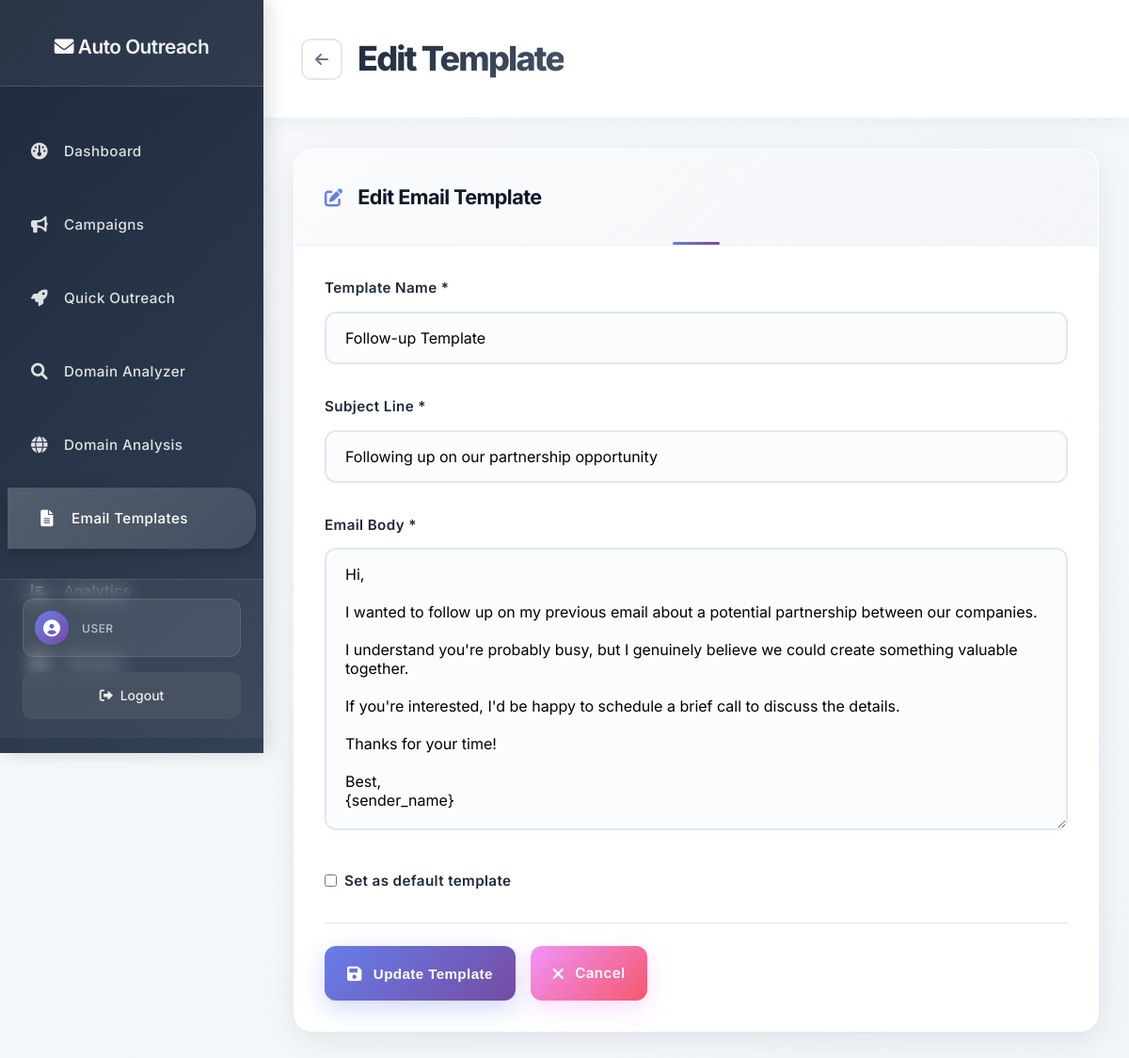
/templates.php?action=edit&id=2 (signed in), run on the app's committed database.
### tables this page shows
CREATE TABLE IF NOT EXISTS email_templates (
    id INT AUTO_INCREMENT PRIMARY KEY,
    name VARCHAR(255) NOT NULL,
    subject VARCHAR(500) NOT NULL,
    body TEXT NOT NULL,
    variables JSON,
    is_default VARCHAR(255) DEFAULT NULL,
    created_at TIMESTAMP DEFAULT CURRENT_TIMESTAMP,
    updated_at TIMESTAMP DEFAULT CURRENT_TIMESTAMP ON UPDATE CURRENT_TIMESTAMP
);

### config/config_loader.php (called while the page is built, shortened)
<?php
class ConfigLoader {
    private static function loadEnvironment() {
        $envFile = __DIR__ . '/../.env';
        $lines = file($envFile, FILE_IGNORE_NEW_LINES | FILE_SKIP_EMPTY_LINES);
        foreach ($lines as $line) {
            if (strpos($line, '=') !== false && !str_starts_with(trim($line), '#')) {
                list($key, $value) = explode('=', $line, 2);
                $key = trim($key);
                $value = trim($value);
                if ((str_starts_with($value, '"') && str_ends_with($value, '"')) ||
                    (str_starts_with($value, "'") && str_ends_with($value, "'"))) {
                    $value = substr($value, 1, -1);
                }
            }
        }
    }
    public static function getDatabaseConfig() {
        return [
            'host' => $_ENV['DB_HOST'],
            'username' => $_ENV['DB_USERNAME'],
            'password' => $_ENV['DB_PASSWORD'] ?? '',
            'database' => $_ENV['DB_DATABASE']
        ];
    }
}
?>

### config/database.php (called while the page is built, shortened)
<?php
require_once __DIR__ . '/config_loader.php';
class Database {
    private $host;
    private $username;
    private $password;
    private $database;
    private $connection;
    private function loadConfig() {
        $config = ConfigLoader::getDatabaseConfig();
        $this->host = $config['host'];
        $this->username = $config['username'];
        $this->password = $config['password'];
        $this->database = $config['database'];
    }
    private function connect() {
        try {
            $this->connection = new PDO(
                "mysql:host={$this->host};dbname={$this->database};charset=utf8mb4",
                $this->username,
                $this->password,
                [
                    PDO::ATTR_ERRMODE => PDO::ERRMODE_EXCEPTION,
                    PDO::ATTR_DEFAULT_FETCH_MODE => PDO::FETCH_ASSOC,
                    PDO::ATTR_EMULATE_PREPARES => false
                ]
            );
            $phpTimezone = date_default_timezone_get();
            $mysqlTimezone = $phpTimezone === 'Europe/Berlin' ? '+01:00' : '+00:00';
            $this->connection->exec("SET time_zone = '$mysqlTimezone'");
        } catch (PDOException $e) {
            die("Database connection failed: " . $e->getMessage());
        }
    }
    public function query($sql, $params = []) {
        try {
            $stmt = $this->connection->prepare($sql);
            $cleanParams = [];
            foreach ($params as $key => $value) {
                if (is_array($value)) {
                    $cleanParams[$key] = json_encode($value);
                } else {
                    $cleanParams[$key] = $value;
                }
            }
            $stmt->execute($cleanParams);
            return $stmt;
        } catch (PDOException $e) {
            throw new Exception("Query failed: " . $e->getMessage());
        }
    }
    public function fetchOne($sql, $params = []) {
        return $this->query($sql, $params)->fetch();
    }
}
?>

### classes/EmailTemplate.php (called while the page is built, shortened)
<?php
require_once __DIR__ . '/../config/database.php';
class EmailTemplate {
    private $db;
    public function __construct() {
        $this->db = new Database();
    }
    public function getById($id) {
        $sql = "SELECT * FROM email_templates WHERE id = ?";
        return $this->db->fetchOne($sql, [$id]);
    }
}
?>

### templates.php (the view, shortened to what this page needs)
<?php
require_once 'classes/EmailTemplate.php';
$emailTemplate = new EmailTemplate();
$action = $_GET['action'] ?? 'list';
$templateId = $_GET['id'] ?? null;
$templates = $emailTemplate->getAll();
$currentTemplate = null;
if ($templateId && in_array($action, ['edit', 'view', 'preview'])) {
    $currentTemplate = $emailTemplate->getById($templateId);
}
?>
<!DOCTYPE html>
<html lang="en">
<head>
    <link rel="stylesheet" href="assets/css/style.css">
    <link href="https://cdnjs.cloudflare.com/ajax/libs/font-awesome/6.0.0/css/all.min.css" rel="stylesheet">
</head>
<body>
    <?php include 'includes/navigation.php'; ?>
    <main class="main-content">
        <header class="top-header">
            <div class="header-left">
                <?php if ($action !== 'list'): ?>
                <button onclick="goBack()" class="back-btn" title="Go Back">
                    <i class="fas fa-arrow-left"></i>
                </button>
                <?php endif; ?>
                <h1>
                    <?php
                    switch ($action) {
                        case 'edit':
                            echo 'Edit Template';
                            break;
                    }
                    ?>
                </h1>
            </div>
        </header>
        <div style="padding: 2rem;">
            <?php if ($action === 'list'): ?>
                <div class="card">
                    <div class="card-header">
                        <h3><i class="fas fa-file-text"></i> All Email Templates</h3>
                        <a href="templates.php?action=new" class="btn btn-primary">
                            <i class="fas fa-plus"></i> New Template
                        </a>
                    </div>
                    <div class="card-body">
                        <?php if (!empty($templates)): ?>
                            <table class="table">
                                <thead>
                                    <tr>
                                        <th>Template Name</th>
                                        <th>Subject Line</th>
                                        <th>Created</th>
                                    </tr>
                                </thead>
                                <tbody>
                                    <?php foreach ($templates as $template): ?>
                                        <tr class="clickable-row" onclick="window.location.href='templates.php?action=preview&id=<?php echo $template['id']; ?>'">
                                            <td>
                                                <strong><?php echo htmlspecialchars($template['name']); ?></strong>
                                                <?php if ($template['is_default']): ?>
                                                    <span class="badge badge-primary">Default</span>
                                                <?php endif; ?>
                                            </td>
                                            <td><?php echo htmlspecialchars(substr($template['subject'], 0, 50)) . (strlen($template['subject']) > 50 ? '...' : ''); ?></td>
                                            <td><?php echo date('M j, Y', strtotime($template['created_at'])); ?></td>
                                        </tr>
                                    <?php endforeach; ?>
                                </tbody>
                            </table>
                            <div class="info-box mt-3">
                                <h4><i class="fas fa-info-circle"></i> Template Variables</h4>
                                <p>You can use the following variables in your templates:</p>
                                <div class="variable-grid">
                                    <div class="variable-item">
                                        <code>{DOMAIN}</code>
                                        <span>Target domain name</span>
                                    </div>
                                    <div class="variable-item">
                                        <code>{RECIPIENT_EMAIL}</code>
                                        <span>Recipient's email address</span>
                                    </div>
                                    <div class="variable-item">
                                        <code>{SENDER_NAME}</code>
                                        <span>Your name/company</span>
                                    </div>
                                    <div class="variable-item">
                                        <code>{TOPIC_AREA}</code>
                                        <span>Relevant topic/industry</span>
                                    </div>
                                    <div class="variable-item">
                                        <code>{INDUSTRY}</code>
                                        <span>Industry focus</span>
                                    </div>
                                </div>
                            </div>
                        <?php else: ?>
                            <div class="empty-state">
                                <i class="fas fa-file-text"></i>
                                <p>No email templates created yet.</p>
                                <a href="templates.php?action=new" class="btn btn-primary">
                                    <i class="fas fa-plus"></i> Create Your First Template
                                </a>
                            </div>
                        <?php endif; ?>
                    </div>
                </div>
            <?php elseif ($action === 'edit' && $currentTemplate): ?>
                <div class="card">
                    <div class="card-header">
                        <h3><i class="fas fa-edit"></i> Edit Email Template</h3>
                    </div>
                    <div class="card-body">
                        <form method="POST" action="templates.php?action=update&id=<?php echo $currentTemplate['id']; ?>">
                            <div class="form-group">
                                <label for="name">Template Name *</label>
                                <input type="text" id="name" name="name" class="form-control" required
                                       value="<?php echo htmlspecialchars($currentTemplate['name']); ?>">
                            </div>
                            <div class="form-group">
                                <label for="subject">Subject Line *</label>
                                <input type="text" id="subject" name="subject" class="form-control" required
                                       value="<?php echo htmlspecialchars($currentTemplate['subject']); ?>">
                            </div>
                            <div class="form-group">
                                <label for="body">Email Body *</label>
                                <textarea id="body" name="body" class="form-control" style="min-height: 300px;" required><?php echo htmlspecialchars($currentTemplate['body']); ?></textarea>
                            </div>
                            <div class="form-group">
                                <div class="checkbox-wrapper">
                                    <input type="checkbox" id="is_default" name="is_default" value="1"
                                           <?php echo $currentTemplate['is_default'] ? 'checked' : ''; ?>>
                                    <label for="is_default">Set as default template</label>
                                </div>
                            </div>
                            <div class="form-actions">
                                <button type="submit" class="btn btn-primary">
                                    <i class="fas fa-save"></i> Update Template
                                </button>
                                <a href="templates.php" class="btn btn-secondary">
                                    <i class="fas fa-times"></i> Cancel
                                </a>
                            </div>
                        </form>
                    </div>
                </div>
            <?php endif; ?>
        </div>
    </main>
</body>
</html>

### assets/css/style.css (style rules this page uses)
* { margin: 0; padding: 0; box-sizing: border-box; }
body { font-family: 'Inter', -apple-system, BlinkMacSystemFont, 'Segoe UI', Roboto, Oxygen, Ubuntu, Cantarell, sans-serif; background: linear-gradient(135deg, #f8fafc 0%, #f1f5f9 100%); color: #1e293b; line-height: 1.7; font-size: 16px; font-weight: 400; -webkit-font-smoothing: antialiased; -moz-osx-font-smoothing: grayscale; }
.main-content { margin-left: 280px; min-height: 100vh; padding: 0; background: transparent; }
.top-header { background: rgba(255, 255, 255, 0.95); backdrop-filter: blur(20px); padding: 2rem 2.5rem; border-bottom: 1px solid rgba(226, 232, 240, 0.6); display: flex; justify-content: space-between; align-items: center; box-shadow: 0 4px 25px rgba(0, 0, 0, 0.05); position: sticky; top: 0; z-index: 100; }
.top-header h1 { font-size: 2.25rem; font-weight: 800; color: #0f172a; letter-spacing: -0.05em; background: linear-gradient(135deg, #1e293b 0%, #475569 100%); -webkit-background-clip: text; -webkit-text-fill-color: transparent; background-clip: text; }
.header-left { display: flex; align-items: center; gap: 1rem; }
.back-btn { background: #ffffff; border: 2px solid #e2e8f0; width: 44px; height: 44px; border-radius: 10px; display: flex; align-items: center; justify-content: center; cursor: pointer; transition: all 0.2s cubic-bezier(0.4, 0, 0.2, 1); color: #64748b; font-size: 16px; font-weight: 500; position: relative; overflow: hidden; }
.back-btn i { transition: all 0.2s cubic-bezier(0.4, 0, 0.2, 1); position: relative; z-index: 2; }
.back-btn::before { content: ''; position: absolute; top: 0; left: -100%; width: 100%; height: 100%; background: linear-gradient(90deg, transparent, rgba(255,255,255,0.4), transparent); transition: left 0.5s ease; }
.card { background: rgba(255, 255, 255, 0.95); backdrop-filter: blur(20px); border-radius: 20px; box-shadow: 0 8px 32px rgba(0, 0, 0, 0.08); border: 1px solid rgba(255, 255, 255, 0.2); overflow: hidden; transition: all 0.3s cubic-bezier(0.4, 0, 0.2, 1); }
.card-header { padding: 2rem; border-bottom: 1px solid rgba(226, 232, 240, 0.6); background: linear-gradient(135deg, rgba(248, 250, 252, 0.8), rgba(226, 232, 240, 0.4)); position: relative; }
.card-header::after { content: ''; position: absolute; bottom: 0; left: 50%; transform: translateX(-50%); width: 50px; height: 3px; background: linear-gradient(135deg, #667eea, #764ba2); border-radius: 2px; }
.card-header h3 { font-size: 1.35rem; font-weight: 700; color: #0f172a; letter-spacing: -0.025em; }
.card-header i { margin-right: 0.75rem; color: #667eea; font-size: 1.2rem; }
.card-body { padding: 2rem; }
.btn { display: inline-flex; align-items: center; justify-content: center; padding: 1rem 1.5rem; border: none; border-radius: 12px; text-decoration: none; font-weight: 600; font-size: 0.95rem; letter-spacing: 0.025em; cursor: pointer; transition: all 0.3s cubic-bezier(0.4, 0, 0.2, 1); text-align: center; position: relative; overflow: hidden; box-shadow: 0 4px 15px rgba(0, 0, 0, 0.1); }
.btn::before { content: ''; position: absolute; top: 0; left: -100%; width: 100%; height: 100%; background: linear-gradient(90deg, transparent, rgba(255, 255, 255, 0.3), transparent); transition: left 0.5s ease; }
.btn i { margin-right: 0.75rem; font-size: 1.1rem; }
.btn-primary { background: linear-gradient(135deg, #667eea, #764ba2); color: white; box-shadow: 0 8px 25px rgba(102, 126, 234, 0.3); }
.btn-secondary { background: linear-gradient(135deg, #f093fb, #f5576c); color: white; box-shadow: 0 8px 25px rgba(240, 147, 251, 0.3); }
.form-group { margin-bottom: 2rem; }
.form-group label { display: block; margin-bottom: 0.75rem; font-weight: 600; font-size: 0.95rem; color: #1e293b; letter-spacing: 0.025em; }
.form-control { width: 100%; padding: 1rem 1.25rem; border: 2px solid #e2e8f0; border-radius: 12px; font-size: 1rem; font-family: 'Inter', sans-serif; background: rgba(248, 250, 252, 0.5); transition: all 0.3s cubic-bezier(0.4, 0, 0.2, 1); box-shadow: 0 2px 4px rgba(0, 0, 0, 0.02); }
.form-actions { display: flex; gap: 1rem; margin-top: 2rem; padding-top: 1.5rem; border-top: 1px solid #e2e8f0; }
.card-header { display: flex; justify-content: space-between; align-items: center; }
.checkbox-wrapper { display: flex; align-items: center; margin-bottom: 0.5rem; }
.checkbox-wrapper input[type="checkbox"] { margin-right: 0.5rem; width: auto; }
.checkbox-wrapper label { margin-bottom: 0; cursor: pointer; }
.form-group { position: relative; }

### data on the page
email_templates: name "Follow-up Template", subject "Following up on our partnership opportunity", body "Hi, I wanted to follow up on my previous email about a potential partnership between our companies. I understand you're probably busy, but I genuinely believe we could create something valuable together. If you're interested, I'd be happy to schedule a brief call to discuss the details. Thanks for your time! Best, {sender_name}"

### other printed values
$item['label'] "Dashboard"
$item['label'] "Campaigns"
$item['label'] "Quick Outreach"
$item['label'] "Domain Analyzer"
$item['label'] "Domain Analysis"
$item['label'] "Email Templates"
$item['label'] "Analytics"
$item['label'] "Settings"
$currentUser['role'] "USER"
